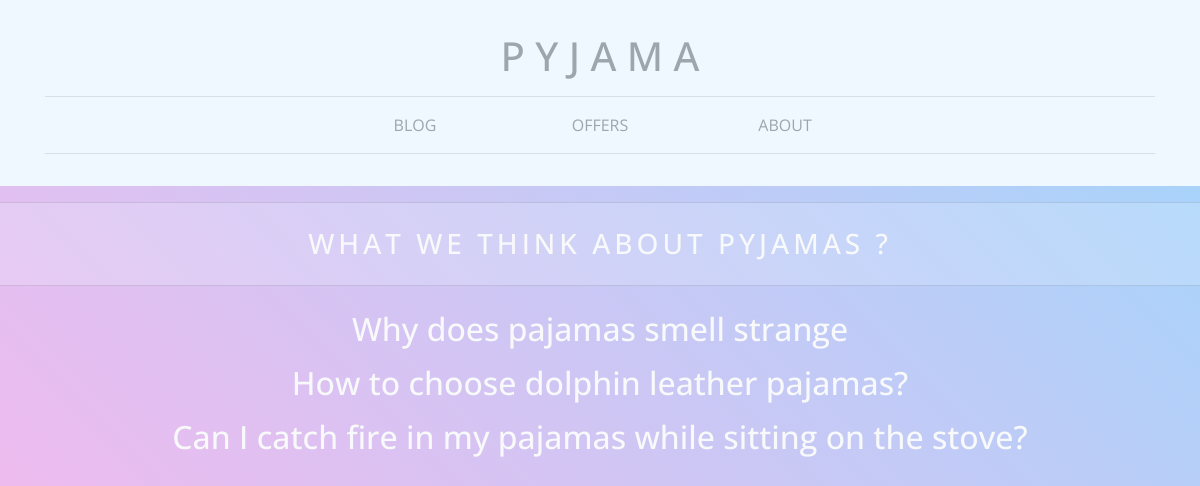
Before: / with the older database file.
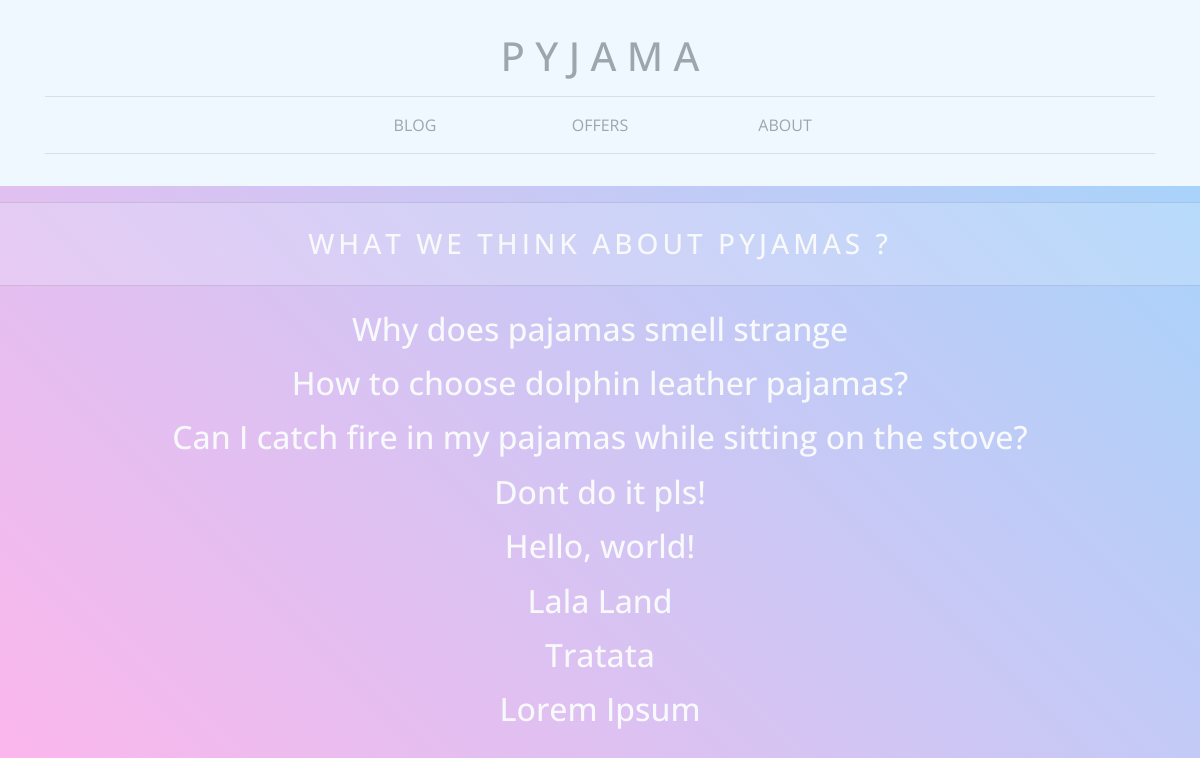
After: the same page with the newer database file.
### website/models.py (models this page shows, shortened)
class Post(models.Model):
    author = models.ForeignKey(settings.AUTH_USER_MODEL, on_delete=models.CASCADE)
    title = models.CharField(max_length=200)
    text = models.TextField()
    created_date = models.DateTimeField(default=timezone.now)

### website/views.py (the view)
# urls.py: path('', views.index),
def index(request):
    posts = Post.objects.filter(created_date__lte=timezone.now()).order_by('created_date')
    context = {"res": request, 'posts': posts}
    return render(request, "index.html", context)

### website/templates/index.html
{% extends 'theme.html' %}
{% load static %}
{% block content %}
    <div class="" id="blog">
      <div class="text-center" id="blog-sector">
        <hr>
        <h3 class="my-4 text-light">WHAT WE THINK ABOUT PYJAMAS ?</h3>
        <hr>
      </div>
      <div class="container text-light py-2 mb-5">
        {% for post in posts %}
          <div class="text-center mb-3">
            <a class="h2 text-light"  href="/post/{{post.id}}">{{post.title}}</a>
          </div>
        {% endfor %}
      </div>
    </div>
{% endblock %}

Changed rows visible on the page:
added Post: title "Dont do it pls!"
added Post: title "Hello, world!"
added Post: title "Lala Land"
added Post: title "Tratata"
added Post: title "Lorem Ipsum"
